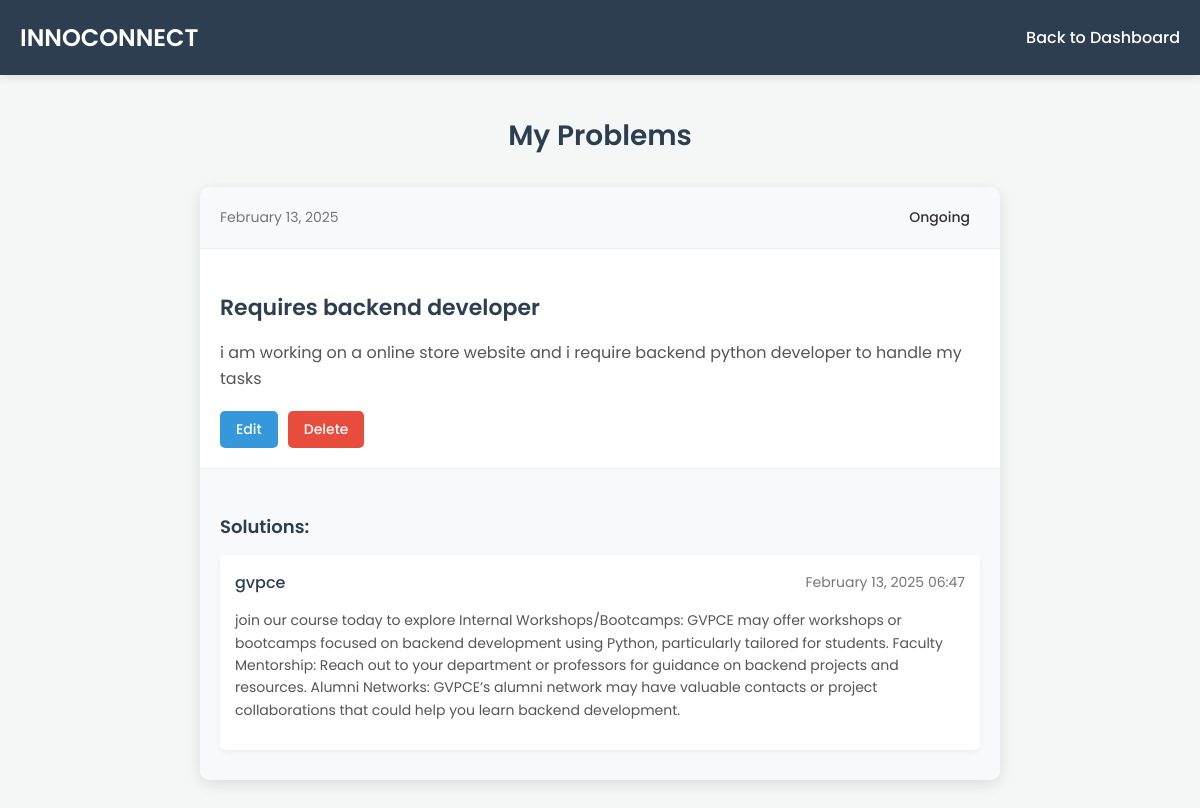
The app's page /my_problems/ (signed in) with its own data.
### team/models.py (models this page shows, shortened)
class Problem(models.Model):
    STATUS_CHOICES = [
        ('yet_to_start', 'Yet to Start'),
        ('ongoing', 'Ongoing'),
        ('done', 'Done'),
    ]
    problem_id = models.UUIDField(default=uuid.uuid4, editable=False, unique=True)
    user = models.ForeignKey(CustomUser, on_delete=models.CASCADE)
    title = models.CharField(max_length=255)
    description = models.TextField()
    created_at = models.DateTimeField(auto_now_add=True)
    status = models.CharField(max_length=20, choices=STATUS_CHOICES, default='yet_to_start')

class Solution(models.Model):
    solution_text = models.TextField()
    timestamp = models.DateTimeField(auto_now_add=True)
    problem = models.ForeignKey('Problem', on_delete=models.CASCADE, related_name="solutions")
    organizer = models.ForeignKey('CustomUser', on_delete=models.CASCADE, limit_choices_to={'user_type': 'organizer'})  # Check user_type

class CustomUser(AbstractUser):
    STATUS_CHOICES = (
        ('pending', 'Pending'),
        ('approved', 'Approved'),
        ('on_hold', 'On Hold'),
    )
    username = models.CharField(max_length=150, unique=True)  # Custom username field
    email = models.EmailField(unique=True)  # Explicitly add the email field if needed
    name = models.CharField(max_length=255, blank=True, null=True)
    profile_picture = models.ImageField(upload_to='profile_pictures/', null=True, blank=True)
    user_type = models.CharField(max_length=20, choices=[('normal', 'Normal'), ('organizer', 'Organizer')])
    organization_verification = models.FileField(upload_to='organization_verification/', null=True, blank=True)
    status = models.CharField(max_length=10, choices=STATUS_CHOICES, default='pending')

### team/views.py (the view)
# urls.py: path('my_problems/', views.my_problems, name='my_problems'),
@login_required
def my_problems(request):
    if request.user.is_authenticated:
        user_problems = Problem.objects.filter(user=request.user).prefetch_related('solutions')
        problems_with_solutions = []
        for problem in user_problems:
            problems_with_solutions.append({
                'problem': problem,
                'solutions': problem.solutions.all()
            })
        return render(request, 'my_problems.html', {'problems_with_solutions': problems_with_solutions})
    else:
        return redirect('login') # Ensure 'login' is the name of your login page URL

### team/templates/my_problems.html (shortened to what this page needs)
{% load static %}
<!DOCTYPE html>
<html lang="en">
<head>
</head>
<body>
    <div class="header">
        <div id="website-name"><h1>INNOCONNECT</h1></div>
        <a href="{% url 'user' %}" class="dashboard-link">Back to Dashboard</a>
    </div>
    <div class="container">
        <h2 class="page-title">My Problems</h2>
        {% if problems_with_solutions %}
            {% for item in problems_with_solutions %}
                <div class="card">
                    <div class="card-header">
                        <span class="post-date">{{ item.problem.created_at|date:"F d, Y" }}</span>
                        <span class="status-label {{ item.problem.status|lower }}">{{ item.problem.get_status_display }}</span>
                    </div>
                    <div class="card-body">
                        <h3 class="post-title">{{ item.problem.title }}</h3>
                        <p class="post-description">{{ item.problem.description }}</p>
                        <div class="post-actions">
                            <a href="{% url 'edit_problem' item.problem.id %}" class="btn edit-button">Edit</a>
                            <a href="{% url 'delete_problem' item.problem.id %}" class="btn delete-button" onclick="return confirm('Are you sure you want to delete this post?');">Delete</a>
                        </div>
                    </div>
                    <div class="solutions-section">
                        <h4>Solutions:</h4>
                        <ul class="solutions-list">
                            {% for solution in item.solutions %}
                                <li class="solution-item">
                                    <div class="solution-header">
                                        <strong class="solution-author">{{ solution.organizer.username }}</strong>
                                        <span class="solution-timestamp">{{ solution.timestamp|date:"F d, Y H:i" }}</span>
                                    </div>
                                    <p class="solution-text">{{ solution.solution_text }}</p>
                                </li>
                            {% empty %}
                                <li class="no-solutions">No solutions yet.</li>
                            {% endfor %}
                        </ul>
                    </div>
                </div>
            {% endfor %}
        {% else %}
            <p class="no-problems">No problems posted yet.</p>
        {% endif %}
    </div>
</body>
</html>

### team/templates/my_problems.html (style rules this page uses)
body { font-family: 'Poppins', sans-serif; background-color: #f4f7f6; margin: 0; padding: 0; color: #333; }
.header { background-color: #2c3e50; color: #fff; padding: 20px; display: flex; justify-content: space-between; align-items: center; box-shadow: 0 2px 10px rgba(0, 0, 0, 0.1); }
#website-name h1 { margin: 0; font-size: 24px; font-weight: 600; }
.dashboard-link { color: #fff; text-decoration: none; font-size: 16px; font-weight: 500; transition: color 0.3s ease; }
.container { max-width: 800px; margin: 40px auto; padding: 0 20px; }
.page-title { text-align: center; font-size: 28px; font-weight: 600; margin-bottom: 30px; color: #2c3e50; }
.card { background-color: #fff; border-radius: 10px; box-shadow: 0 4px 15px rgba(0, 0, 0, 0.1); margin-bottom: 20px; overflow: hidden; transition: transform 0.3s ease, box-shadow 0.3s ease; }
.card-header { display: flex; justify-content: space-between; align-items: center; padding: 15px 20px; background-color: #f8f9fa; border-bottom: 1px solid #eee; }
.post-date { font-size: 14px; color: #777; }
.status-label { font-size: 14px; font-weight: 500; padding: 5px 10px; border-radius: 20px; }
.card-body { padding: 20px; }
.post-title { font-size: 22px; font-weight: 600; margin-bottom: 10px; color: #2c3e50; }
.post-description { font-size: 16px; line-height: 1.6; color: #555; margin-bottom: 20px; }
.post-actions { display: flex; gap: 10px; }
.btn { padding: 8px 16px; border-radius: 5px; font-size: 14px; font-weight: 500; text-decoration: none; transition: background-color 0.3s ease; }
.edit-button { background-color: #3498db; color: #fff; }
.delete-button { background-color: #e74c3c; color: #fff; }
.solutions-section { padding: 20px; background-color: #f8f9fa; border-top: 1px solid #eee; }
.solutions-section h4 { font-size: 18px; font-weight: 600; margin-bottom: 15px; color: #2c3e50; }
.solutions-list { list-style: none; padding: 0; margin: 0; }
.solution-item { padding: 15px; background-color: #fff; border-radius: 5px; margin-bottom: 10px; box-shadow: 0 2px 5px rgba(0, 0, 0, 0.05); }
.solution-header { display: flex; justify-content: space-between; align-items: center; margin-bottom: 10px; }
.solution-author { font-size: 16px; font-weight: 500; color: #2c3e50; }
.solution-timestamp { font-size: 14px; color: #777; }
.solution-text { font-size: 14px; line-height: 1.6; color: #555; }

### records on screen
Problem: problem.created_at "February 13, 2025", problem.status "Ongoing", problem "Requires backend developer", problem.description "i am working on a online store website and i require backend python developer to handle my tasks"
Solution: organizer.username "gvpce", timestamp "February 13, 2025 06:47", solution_text "join our course today to explore Internal Workshops/Bootcamps: GVPCE may offer workshops or bootcamps focused on backend development using Python, particularly tailored for students. Faculty Mentorship: Reach out to your department or professors for guidance on backend projects and resources. Alumni Networks: GVPCE’s alumni network may have valuable contacts or project collaborations that could help you learn backend development."
